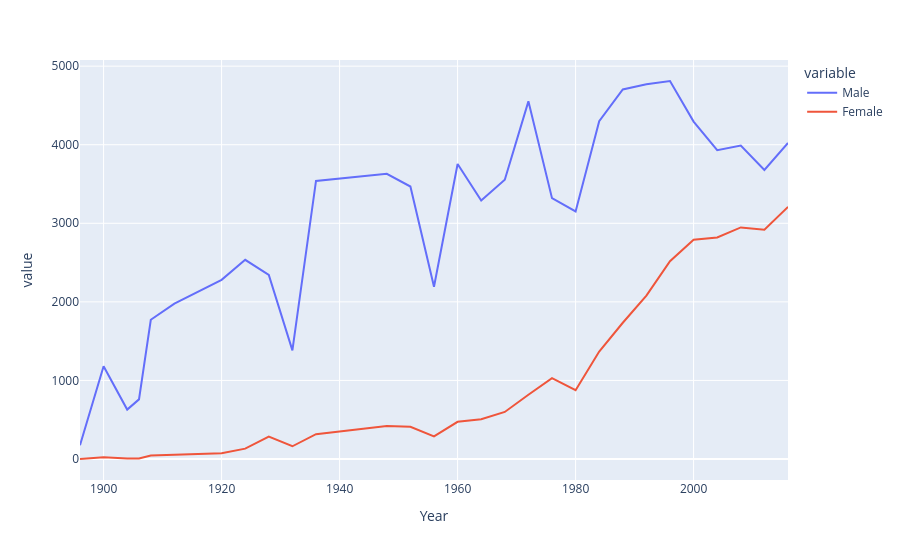

The notebook cell saved with this chart:
### Code cell
import plotly.express as px

fig = px.line(final,x='Year',y=['Male','Female'])
fig.show()

### Figure 1 — Plotly figure (JSON) as saved in the notebook; plotly's stock layout.template omitted (floating-point values rounded to 4 significant figures)
{"data": [{"hovertemplate": "variable=Male<br>Year=%{x}<br>value=%{y}<extra></extra>", "legendgroup": "Male", "line": {"color": "#636efa", "dash": "solid"}, "marker": {"symbol": "circle"}, "mode": "lines", "name": "Male", "orientation": "v", "showlegend": true, "type": "scatter", "x": [1896, 1900, 1904, 1906, 1908, 1912, 1920, 1924, 1928, 1932, 1936, 1948, 1952, 1956, 1960, 1964, 1968, 1972, 1976, 1980, 1984, 1988, 1992, 1996, 2000, 2004, 2008, 2012, 2016], "xaxis": "x", "y": [174.0, 1181.0, 629.0, 759.0, 1772.0, 1978.0, 2280.0, 2535.0, 2342.0, 1382.0, 3539.0, 3629.0, 3468.0, 2193.0, 3755.0, 3290.0, 3555.0, 4552.0, 3320.0, 3151.0, 4299.0, 4704.0, 4769.0, 4811.0, 4294.0, 3931.0, 3990.0, 3679.0, 4022.0], "yaxis": "y"}, {"hovertemplate": "variable=Female<br>Year=%{x}<br>value=%{y}<extra></extra>", "legendgroup": "Female", "line": {"color": "#EF553B", "dash": "solid"}, "marker": {"symbol": "circle"}, "mode": "lines", "name": "Female", "orientation": "v", "showlegend": true, "type": "scatter", "x": [1896, 1900, 1904, 1906, 1908, 1912, 1920, 1924, 1928, 1932, 1936, 1948, 1952, 1956, 1960, 1964, 1968, 1972, 1976, 1980, 1984, 1988, 1992, 1996, 2000, 2004, 2008, 2012, 2016], "xaxis": "x", "y": [0.0, 23.0, 6.0, 6.0, 44.0, 53.0, 73.0, 132.0, 285.0, 162.0, 316.0, 420.0, 409.0, 288.0, 473.0, 507.0, 599.0, 818.0, 1028.0, 875.0, 1368.0, 1734.0, 2080.0, 2518.0, 2790.0, 2820.0, 2947.0, 2919.0, 3209.0], "yaxis": "y"}], "layout": {"legend": {"title": {"text": "variable"}, "tracegroupgap": 0}, "margin": {"t": 60}, "xaxis": {"anchor": "y", "domain": [0, 1], "title": {"text": "Year"}}, "yaxis": {"anchor": "x", "domain": [0, 1], "title": {"text": "value"}}}}
